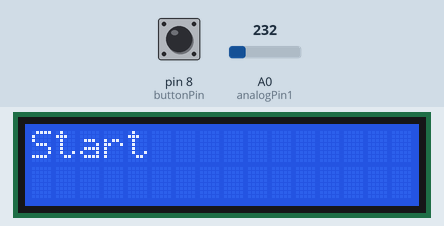
Recording of a sketch running on a simulated Arduino Uno, built with avr-gcc and run on an emulated ATmega328P. On the bench: 16×2 character LCD. The inputs (shaded band) are chosen by the test bench; at power-on: pin 8 (buttonPin) LOW, A0 (analogPin1) = 232.

Above: at 1.2 s.
1.3 s: pin 8 (buttonPin) pulled HIGH for 1.2 s
At 2.7 s:
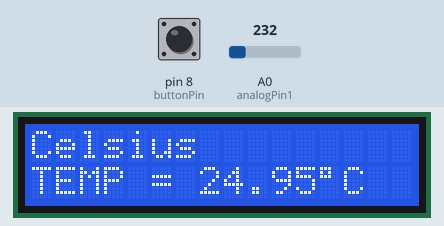
4.0 s: pin 8 (buttonPin) pulled HIGH for 1.2 s
At 4.7 s:
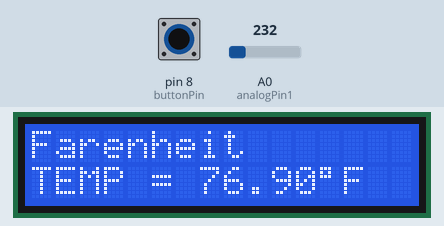
9.3 s: pin 8 (buttonPin) pulled HIGH for 3.2 s
At 11.4 s:
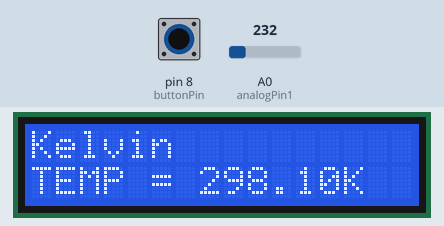
14.0 s: pin 8 (buttonPin) pulled HIGH for 1.2 s
At 15.1 s:
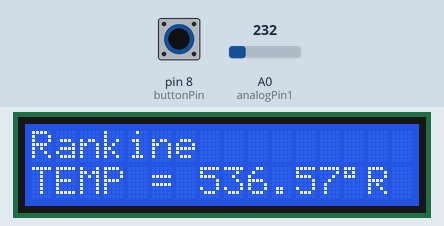
16.7 s: pin 8 (buttonPin) pulled HIGH for 1.2 s
At 17.54 s:
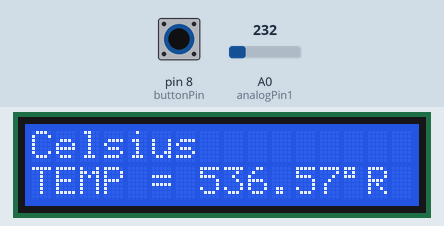
19.4 s: A0 (analogPin1) set to 250
At 20.4 s:
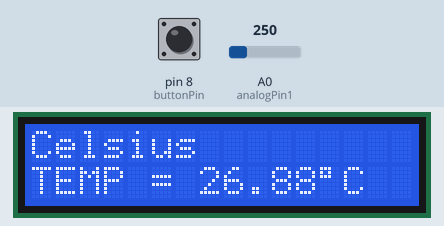
Timing chart, 0 to 22.1 s (numbered marks = the images above; inputs shaded):
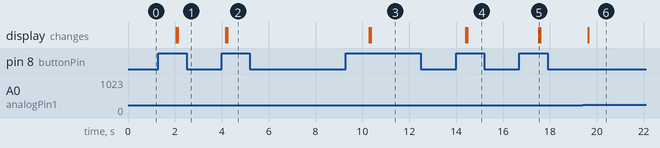

Measured:
- after the input at 1.3 s, the display: first changes after 0.77 s (image 1 shows a later state)
- after the input at 4.0 s, the display: first changes after 0.18 s (image 2 shows a later state)
- after the input at 9.3 s, the display: first changes after 1.0 s (image 3 shows a later state)
- after the input at 14.0 s, the display: first changes after 0.42 s (image 4 shows a later state)
- after the input at 16.7 s, the display: changes after 0.83 s (image 5)
- after the input at 19.4 s, the display: changes after 0.24 s (image 6)

The sketch:

LM35_LCD_button.ino
```cpp
/*
 * http://www.instructables.com/id/Arduino-and-LM35-Temperature-Measurement/
 Demonstrates the use ADC and 16x2 LCD display

 The Arduino circuit connection for LCD:
 * LCD RS pin to digital pin 7
 * LCD Enable pin to digital pin 6
 * LCD D4 pin digital pin 5
 * LCD D5 pin to digital pin 4
 * LCD D6 pin to digital pin 3
 * LCD D7 pin to digital pin 2
 *
 *  LM35 is connected with A0 ADC pin
 * Push button is connected with D8 analog pin

 Name:- M.Pugazhendi
 Date:-  08thJul2016
 Version:- V0.1
 e-mail:- muthuswamy.pugazhendi@gmail.com
 */

// include the library code:
#include  <LiquidCrystal.h>

int analogPin1 = 0;     // LM35 temperature sensor connected to analog pin 2
int val = 0;           // variable to store the value read

//initialize the library with the numbers of the interface pins
LiquidCrystal lcd(7,6,5,4,3,2);

// this constant won't change:
const int  buttonPin = 8;    // the pin that the pushbutton is attached to

// Variables will change:
int buttonPushCounter = 0;   // counter for the number of button presses
int buttonState = 0;         // current state of the button
int lastButtonState = 0;     // previous state of the button

void setup()
{
  // initialize the button pin as a input:
  pinMode(buttonPin, INPUT);

  // set up the LCD's number of columns and rows:
  lcd.begin(16, 2);

  analogReference(INTERNAL);

  // Print a message to the LCD
  lcd.print("Start");

}

void loop()
{

  // read the pushbutton input pin:
  buttonState = digitalRead(buttonPin);

  // compare the buttonState to its previous state
  if (buttonState != lastButtonState)
  {
    // if the state has changed, increment the counter
    if (buttonState == HIGH)
    {
      // if the current state is HIGH then the button
      // wend from off to on:
      buttonPushCounter++;

      // (note: line 0 is the first row, since counting begins with 0):
      lcd.setCursor(0, 0);
      lcd.print("                "); //Print blanks to clear the row
      lcd.setCursor(0, 0);
      switch(buttonPushCounter)
      {
        case 1:
          lcd.print("Celsius");
          break;
        case 2:
          lcd.print("Farenheit");
          break;
        case 3:
          lcd.print("Kelvin");
          break;
        case 4:
          lcd.print("Rankine");
          break;
        default:
         buttonPushCounter = 1;
         lcd.print("Celsius");
        break;
      }
    }

    // Delay a little bit to avoid bouncing
    delay(50);
  }

  // save the current state as the last state,
  //for next time through the loop
  lastButtonState = buttonState;

  // Resets the buttonPushCounter to zero once every four button pushes.
  //if (buttonPushCounter  == 5)
  //{
  //  buttonPushCounter = 0;
  //}

  // set the cursor to column 0, line 1
  // (note: line 1 is the second row, since counting begins with 0):
  lcd.setCursor(12, 1);
  lcd.print("     "); //Print blanks to clear the row
  lcd.setCursor(0, 1);

  val = analogRead(analogPin1);    // read the LM35 sensor input pin

  float converted = fmap(val, 0, 1023, 0.0, 110.0);


      switch(buttonPushCounter)
      {
        case 1:
           //Celsius
            lcd.print("TEMP = ");
            lcd.print(converted);             // ADC value
            lcd.print("\337C");
          break;
        case 2:
            //Fahrenheit
            //T(°F) = T(°C) × 9/5 + 32
            converted = ( converted * 1.8 ) + 32;
            lcd.print("TEMP = ");
            lcd.print(converted);             // ADC value
            lcd.print("\337F");
          break;
        case 3:
          //Kelvin
          //T(K) = T(°C) + 273.15
          converted = converted + 273.15;
          lcd.print("TEMP = ");
          lcd.print(converted);             // ADC value
          lcd.print("K");
          break;
        case 4:
          //Rankine
          //T(°R) = (T(°C) + 273.15) × 9/5
          converted = converted + 273.15;
          converted = (converted * 1.8);
          lcd.print("TEMP = ");
          lcd.print(converted);             // ADC value
          lcd.print("\337R");
          break;
        default:
         break;
      }

  //One second delay between readings
  delay(1000);
}

//Float interpolation function, for mapping the ADC reading
float fmap(float x, float in_min, float in_max, float out_min, float out_max)
{
 return (x - in_min) * (out_max - out_min) / (in_max - in_min) + out_min;
}
```
